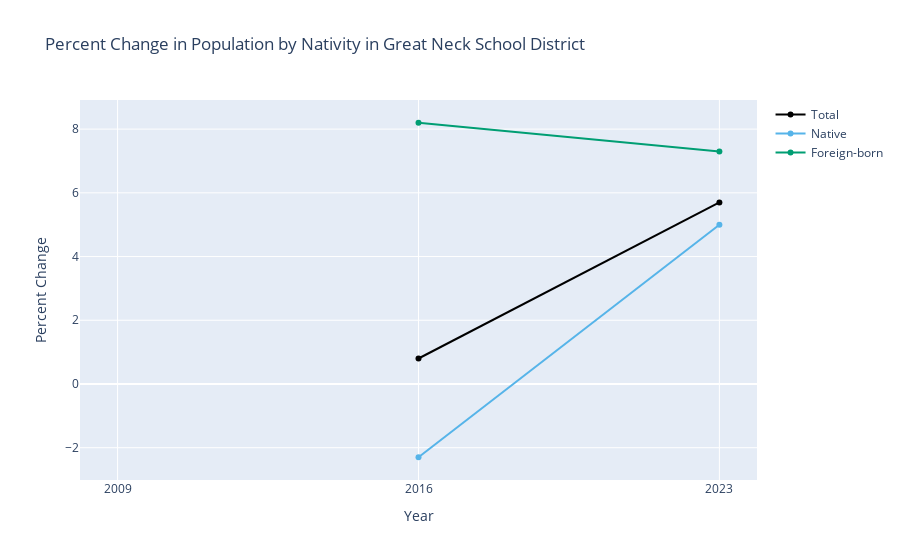

The code cell stored with this chart in its notebook:
### Markdown cell above
### Graphing Percent Change

While Pandas has a function `pct_change`, it is difficult to use on our dataset because it works on all columns (including the "Year" column). Since I anticipate doing this operation multiple times in this analysis (including boilerplate code like rounding the result), I wrote the function `pct_change_multiyear`:

### Code cell
from utils import pct_change_multiyear

df = pct_change_multiyear(df)
print(df)

graph_multiyear(
    df=df,
    title="Percent Change in Population by Nativity<br>Great Neck School District, NY",
    yaxis_title="Percent Change",
)

### Figure 1 — Plotly figure (JSON) as saved in the notebook; plotly's stock layout.template omitted (floating-point values rounded to 4 significant figures)
{"data": [{"hovertemplate": "Year: %{x}<br>Total: %{y:,}<extra></extra>", "line": {"color": "black"}, "mode": "lines+markers", "name": "Total", "type": "scatter", "x": [2009, 2016, 2023], "y": [null, 0.8, 5.7]}, {"hovertemplate": "Year: %{x}<br>Native: %{y:,}<extra></extra>", "line": {"color": "#56B4E9"}, "mode": "lines+markers", "name": "Native", "type": "scatter", "x": [2009, 2016, 2023], "y": [null, -2.3, 5]}, {"hovertemplate": "Year: %{x}<br>Foreign-born: %{y:,}<extra></extra>", "line": {"color": "#009E73"}, "mode": "lines+markers", "name": "Foreign-born", "type": "scatter", "x": [2009, 2016, 2023], "y": [null, 8.2, 7.3]}], "layout": {"title": {"text": "Percent Change in Population by Nativity in Great Neck School District"}, "xaxis": {"tickmode": "array", "ticktext": ["2009", "2016", "2023"], "tickvals": [2009, 2016, 2023], "title": {"text": "Year"}}, "yaxis": {"title": {"text": "Percent Change"}}}}
